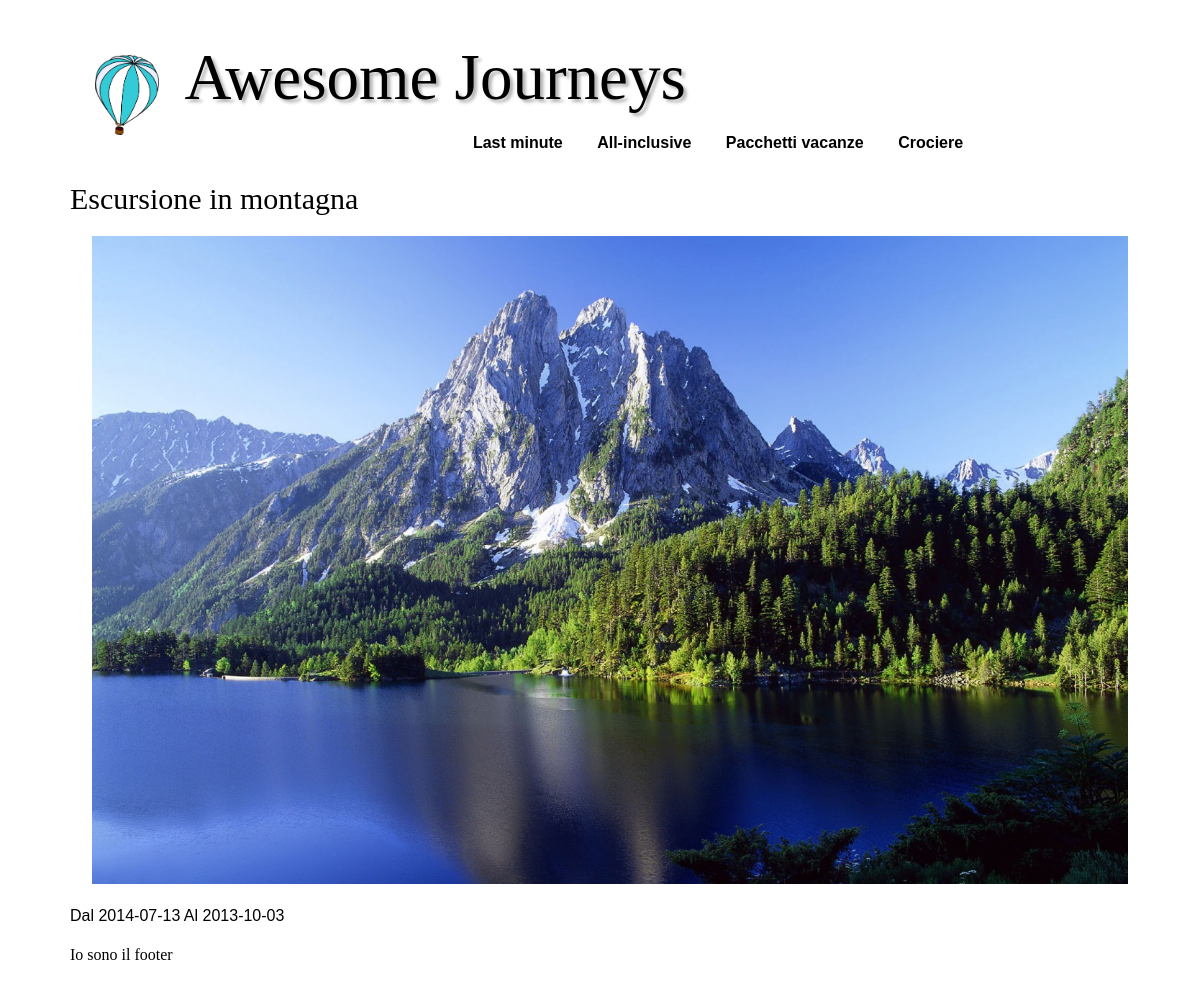
The app's page /AwesomeJourneys/index.php?op=selectJourney&id=3 with its own data.
### tables this page shows
CREATE TABLE IF NOT EXISTS `journey` (
  `id_journey` int(11) NOT NULL AUTO_INCREMENT,
  `start_date` date NOT NULL,
  `end_date` date NOT NULL,
  `itinerary` int(11) NOT NULL,
  `creator` varchar(30) NOT NULL,
  `published` tinyint(1) NOT NULL DEFAULT '0',
  `publish_date` date DEFAULT NULL,
  PRIMARY KEY (`id_journey`),
  KEY `itinerary` (`itinerary`),
  KEY `creator` (`creator`),
  KEY `creator_2` (`creator`)
);

CREATE TABLE IF NOT EXISTS `itinerary` (
  `ID` int(11) NOT NULL AUTO_INCREMENT,
  `name` varchar(50) DEFAULT NULL,
  `description` text,
  `photo` varchar(255) DEFAULT NULL,
  `itinerary_creator` varchar(30) NOT NULL,
  `state` int(11) NOT NULL,
  `published` tinyint(1) NOT NULL DEFAULT '0',
  `start_location` varchar(100) NOT NULL,
  `end_location` varchar(100) DEFAULT NULL,
  PRIMARY KEY (`ID`),
  KEY `itinerary_creator` (`itinerary_creator`)
);

### AwesomeJourneys/controller/SearchController.php (called while the page is built, shortened)
<?php
include_once 'model/Journey/JourneySearchResult.php';
class SearchController {
    public function getJourney($id){
        if(isset($_SESSION['utente'])){
            $user = unserialize($_SESSION['utente']);
            return $user->getJourney($id);
        }
        else {
            $searchResult = new JourneySearchResult();
            $searchResult->search("SELECT * "
                                . "FROM journey INNER JOIN itinerary ON journey.itinerary = itinerary.ID "
                                . "WHERE journey.id_journey=$id");
            return $searchResult->fetchObject();
        }
    }
}
?>

### AwesomeJourneys/model/AJConnection.php (called while the page is built, shortened)
<?php
class AJConnection {
    private $link;
    function __construct(){
        $this->link = @mysql_connect(HOST, UTENTE, PASS) or die('Errore nella connessione: ' . mysql_error());
    }
    public function executeQuery($query){
        if($this->link){
            $tabella = @mysql_query($query) or die(@mysql_error());
            if($tabella){
                $risultato = NULL;
                while($row = @mysql_fetch_object($tabella)){
                    $risultato[] = $row;
                }
                return $risultato;
            }
            return FALSE;
        }
    }
}
?>

### AwesomeJourneys/model/Journey/JourneySearchResult.php (called while the page is built, shortened)
<?php
include_once 'model/AJConnection.php';
include_once 'model/Journey/Journey.php';
include_once 'model/Itinerary/CompleteItinerary.php';
class JourneySearchResult {
    public function search($query = NULL){
        $c = new AJConnection();
        if($c){
            $table = $c->executeQuery($query);
        }
    }
}
?>

### AwesomeJourneys/model/Journey/Journey.php (called while the page is built, shortened)
<?php
include_once 'model/Itinerary/ItineraryState.php';
class Journey {
    protected $itinerary;
    protected $startDate;
    protected $endDate;
    public function __construct($id, CompleteItinerary $itinerary, $start_date, $end_date, $creator) {
        $this->itinerary = $itinerary;
        $this->startDate = $start_date;
        $this->endDate = $end_date;
    }
    public function getStartDate(){
        return $this->startDate;
    }
    public function getEndDate(){
        return $this->endDate;
    }
    public function getItinerary(){
        return $this->itinerary;
    }
}
?>

### AwesomeJourneys/model/Itinerary/CompleteItinerary.php (called while the page is built, shortened)
<?php
include_once 'model/Enumerations/ItineraryState.php';
include_once 'ItineraryState.php';
class CompleteItinerary extends ItineraryState{
    function __construct($creator, $name, $description, $id = NULL) {
        $this->name = $name;
    }
}

### AwesomeJourneys/model/Itinerary/ItineraryState.php (called while the page is built, shortened)
<?php
include_once 'model/AJConnection.php';
abstract class ItineraryState{
    protected $name;
    protected $photo;
    public function getName() { return $this->name; }
    public function getPhoto() { return $this->photo; }
    public function setPhoto($photo) { $this->photo = $photo; }
}

### AwesomeJourneys/view/journey.php (the view, shortened to what this page needs)
<?php $itinerary = $this->model->getItinerary(); ?>
<div style="width:100%;">
<h3><?php echo $itinerary->getName(); ?></h3>
<img style="margin:2%; width:96%;" src="images/journeys/<?php echo $itinerary->getPhoto(); ?>" />
<div>
    <span><label>Dal </label><?php echo $this->model->getStartDate(); ?></span>
    <span><label>Al </label><?php echo $this->model->getEndDate(); ?></span>
</div>
</div>

### records on screen
journey: itinerary.name "Escursione in montagna", itinerary.photo (picture), start_date "2014-07-13", end_date "2013-10-03"
